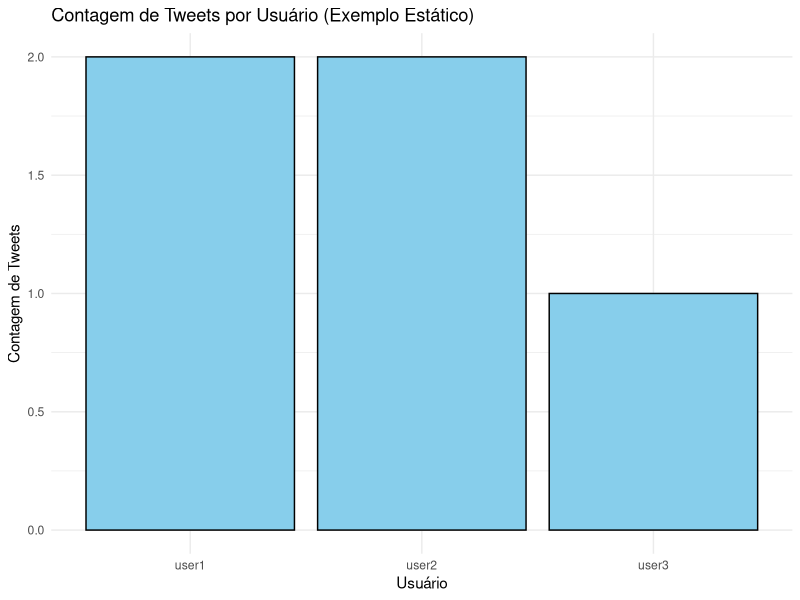

Write the R code that produced this figure.
# Exemplo de tweets estáticos
static_tweets <- data.frame(
  screen_name = c("user1", "user2", "user3", "user1", "user2"),
  text = c("Este é um tweet de exemplo 1.", 
           "Este é um tweet de exemplo 2.",
           "Este é um tweet de exemplo 3.",
           "Este é um tweet de exemplo 4.",
           "Este é um tweet de exemplo 5.")
)

# Carregue a biblioteca ggplot2
library(ggplot2)

#tweets por usuário
ggplot(data = static_tweets, aes(x = screen_name)) +
  geom_bar(fill = "skyblue", color = "black") +
  theme_minimal() +
  labs(title = "Contagem de Tweets por Usuário (Exemplo Estático)", x = "Usuário", y = "Contagem de Tweets")